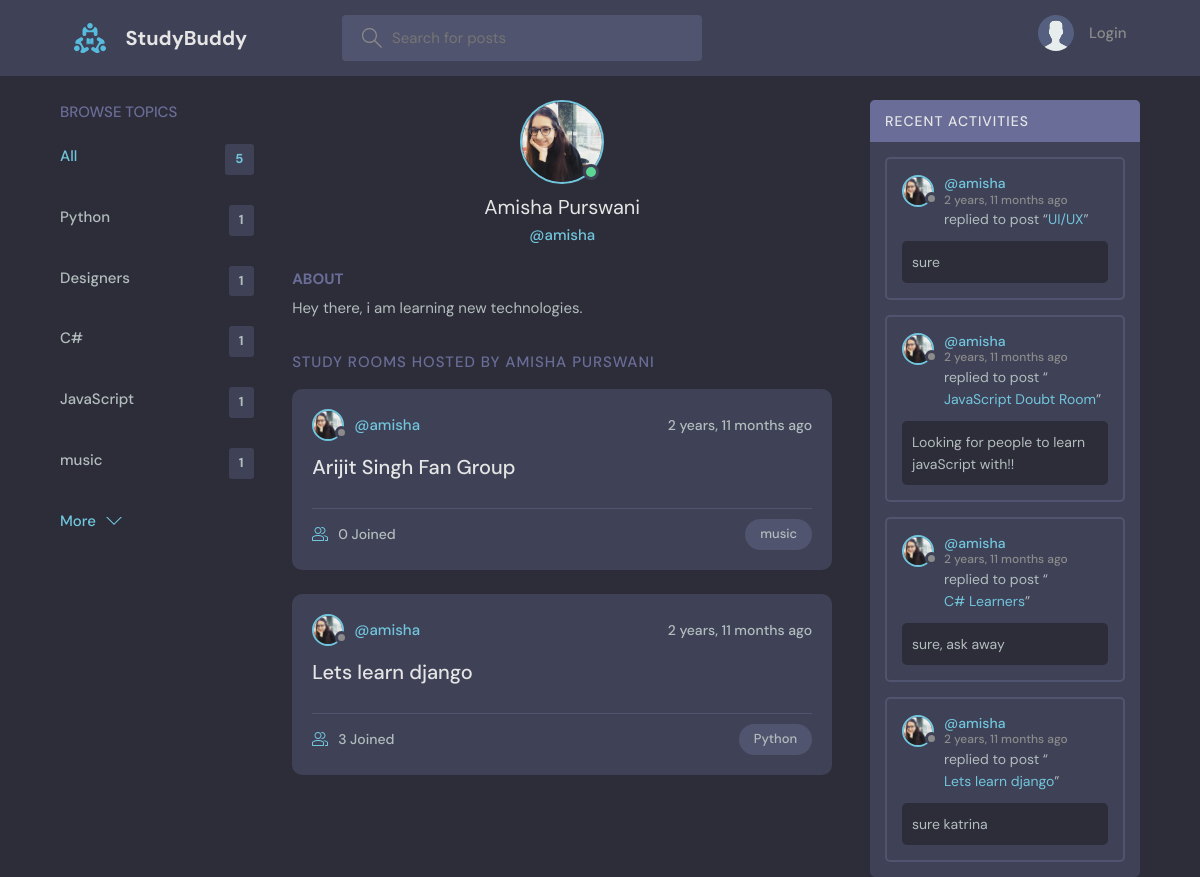
Screenshot of /profile/6/ with the database file from the repository.
### base/models.py (models this page shows, shortened)
class Topic(models.Model):
    name = models.CharField(max_length=200)

class User(AbstractUser):
    name = models.CharField(max_length=200, null=True)
    email = models.EmailField(unique=True, null=True)
    bio = models.TextField(null=True)
    avatar = models.ImageField(null=True, default="avatar.svg")
    USERNAME_FIELD = 'email'
    REQUIRED_FIELDS = ['username',]

class Room(models.Model):
    host = models.ForeignKey(User, on_delete=models.SET_NULL, null=True)
    topic = models.ForeignKey(Topic, on_delete=models.SET_NULL, null=True)
    name = models.CharField(max_length=200)
    description = models.TextField(null=True, blank=True)
    participants = models.ManyToManyField(
        User, related_name='participants', blank=True)
    updated = models.DateTimeField(auto_now=True)
    created = models.DateTimeField(auto_now_add=True)
    class Meta:
        ordering = ['-updated', '-created']
    def __str__(self):
        return self.name

class Message(models.Model):
    user = models.ForeignKey(User, on_delete=models.CASCADE)
    room = models.ForeignKey(Room, on_delete=models.CASCADE)
    body = models.TextField()
    updated = models.DateTimeField(auto_now=True)
    created = models.DateTimeField(auto_now_add=True)
    class Meta:
        ordering = ['-updated', '-created']

### base/views.py (the view)
# urls.py: path('profile/<str:pk>/', views.userProfile, name="user-profile"),
def userProfile(request, pk):
    user = User.objects.get(id=pk)
    rooms = user.room_set.all()
    room_messages = user.message_set.all()
    topics = Topic.objects.all()
    context = {'user': user, 'rooms': rooms,
               'room_messages': room_messages, 'topics': topics}
    return render(request, 'base/profile.html', context)

### base/templates/base/profile.html (shortened to what this page needs)
{% extends 'main.html' %}
{% block content %}
<main class="profile-page layout layout--3">
  <div class="container">
    {% include 'base/topics_component.html' %}
    <div class="roomList">
      <div class="profile">
        <div class="profile__avatar">
          <div class="avatar avatar--large active">
            <img src="{{user.avatar.url}}" />
          </div>
        </div>
        <div class="profile__info">
          <h3>{{user.name}}</h3>
          <p>@{{user.username}}</p>
        </div>
        <div class="profile__about">
          <h3>About</h3>
          <p>
            {{user.bio}}
          </p>
        </div>
      </div>
      <div class="roomList__header">
        <div>
          <h2>Study Rooms Hosted by {{user.name}}</a>
          </h2>
        </div>
      </div>
      {% include 'base/feed_component.html' %}
    </div>
    {% include 'base/activity_component.html' %}
  </div>
</main>
{% endblock content %}

### templates/main.html (shortened to what this page needs)
<!DOCTYPE html>
{% load static %}
<html lang="en">
<head>
    <link rel="stylesheet" href="{% static 'styles/style.css' %}" />
</head>
<body>
    {% include 'navbar.html' %}
    {% block content %}
    {% endblock %}
</body>
</html>

### templates/navbar.html (shortened to what this page needs)
{% load static %}
<header class="header header--loggedIn">
    <div class="container">
        <a href="{% url 'home' %}" class="header__logo">
            <img src="{% static 'images/logo.svg' %}" />
            <h1>StudyBuddy</h1>
        </a>
        <form class="header__search" method="GET" action="{% url 'home' %}">
            <label>
                <input name="q" placeholder="Search for posts" />
            </label>
        </form>
        <nav class="header__menu">
            {% if request.user.is_authenticated %}
            <div class="header__user">
                <a href="{% url 'update-user' %}">
                    <div class="avatar avatar--medium active">
                        <img src="{{request.user.avatar.url}}" />
                    </div>
                    <p>{{request.user.username}} <span>@{{request.user.username}}</span></p>
                </a>
                <button class="dropdown-button">
                    <svg version="1.1" xmlns="http://www.w3.org/2000/svg" width="32" height="32" viewBox="0 0 32 32">
                        <title>chevron-down</title>
                        <path d="M16 21l-13-13h-3l16 16 16-16h-3l-13 13z"></path>
                    </svg>
                </button>
            </div>
            {% else %}
            <a href="{% url 'login' %}">
                <img src="{% static 'images/avatar.svg' %}" />
                <p>Login</p>
            </a>
            {% endif %}
        </nav>
    </div>
</header>

### base/templates/base/topics_component.html
<div class="topics">
    <div class="topics__header">
        <h2>Browse Topics</h2>
    </div>
    <ul class="topics__list">
        <li>
            <a href="{% url 'home' %}" class="active">All <span>{{topics.count}}</span></a>
        </li>
        {% for topic in topics %}
        <li>
            <a href="{% url 'home' %}?q={{topic.name}}">{{topic.name}}<span>{{topic.room_set.all.count}}</span></a>
        </li>
        {% endfor %}
    </ul>
    <a class="btn btn--link" href="{% url 'topics' %}">
        More
        <svg version="1.1" xmlns="http://www.w3.org/2000/svg" width="32" height="32" viewBox="0 0 32 32">
            <title>chevron-down</title>
            <path d="M16 21l-13-13h-3l16 16 16-16h-3l-13 13z"></path>
        </svg>
    </a>
</div>

### base/templates/base/feed_component.html (shortened to what this page needs)
{% for room in rooms %}
<div class="roomListRoom">
    <div class="roomListRoom__header">
        <a href="{% url 'user-profile' room.host.id %}" class="roomListRoom__author">
            <div class="avatar avatar--small">
                <img src="{{room.host.avatar.url}}" />
            </div>
            <span>@{{room.host.username}}</span>
        </a>
        <div class="roomListRoom__actions">
            <span>{{room.created|timesince}} ago</span>
        </div>
    </div>
    <div class="roomListRoom__content">
        <a href="{% url 'room' room.id %}">{{room.name}}</a>
    </div>
    <div class="roomListRoom__meta">
        <a href="{% url 'room' room.id %}" class="roomListRoom__joined">
            {{room.participants.all.count}} Joined
        </a>
        <p class="roomListRoom__topic">{{room.topic.name}}</p>
    </div>
</div>
{% endfor %}

### base/templates/base/activity_component.html (shortened to what this page needs)
<div class="activities">
    <div class="activities__header">
        <h2>Recent Activities</h2>
    </div>
    {% for message in room_messages %}
    <div class="activities__box">
        <div class="activities__boxHeader roomListRoom__header">
            <a href="{% url 'user-profile' message.user.id %}" class="roomListRoom__author">
                <div class="avatar avatar--small">
                    <img src="{{message.user.avatar.url}}" />
                </div>
                <p>
                    @{{message.user.username}}
                    <span>{{message.created|timesince}} ago</span>
                </p>
            </a>
        </div>
        <div class="activities__boxContent">
            <p>replied to post “<a href="{% url 'room' message.room.id %}">{{message.room}}</a>”</p>
            <div class="activities__boxRoomContent">{{message.body}}</div>
        </div>
    </div>
    {% endfor %}
</div>

### rows the page displays
Topic: name "Python", room_set.all.count "1"
Topic: name "Designers", room_set.all.count "1"
Topic: name "C#", room_set.all.count "1"
Topic: name "JavaScript", room_set.all.count "1"
Topic: name "music", room_set.all.count "1"
User: avatar (picture), name "Amisha Purswani", username "amisha", bio "Hey there, i am learning new technologies.", name "AMISHA PURSWANI"
Room: host.avatar (picture), host.username "amisha", created "2 years, 11 months", name "Arijit Singh Fan Group", participants.all.count "0", topic.name "music"
Room: host.avatar (picture), host.username "amisha", created "2 years, 11 months", name "Lets learn django", participants.all.count "3", topic.name "Python"
Message: user.avatar (picture), user.username "amisha", created "2 years, 11 months", room "UI/UX", body "sure"
Message: user.avatar (picture), user.username "amisha", created "2 years, 11 months", room "JavaScript Doubt Room", body "Looking for people to learn javaScript with!!"
Message: user.avatar (picture), user.username "amisha", created "2 years, 11 months", room "C# Learners", body "sure, ask away"
Message: user.avatar (picture), user.username "amisha", created "2 years, 11 months", room "Lets learn django", body "sure katrina"

### other values shown
{{ topics.count }} "5"
